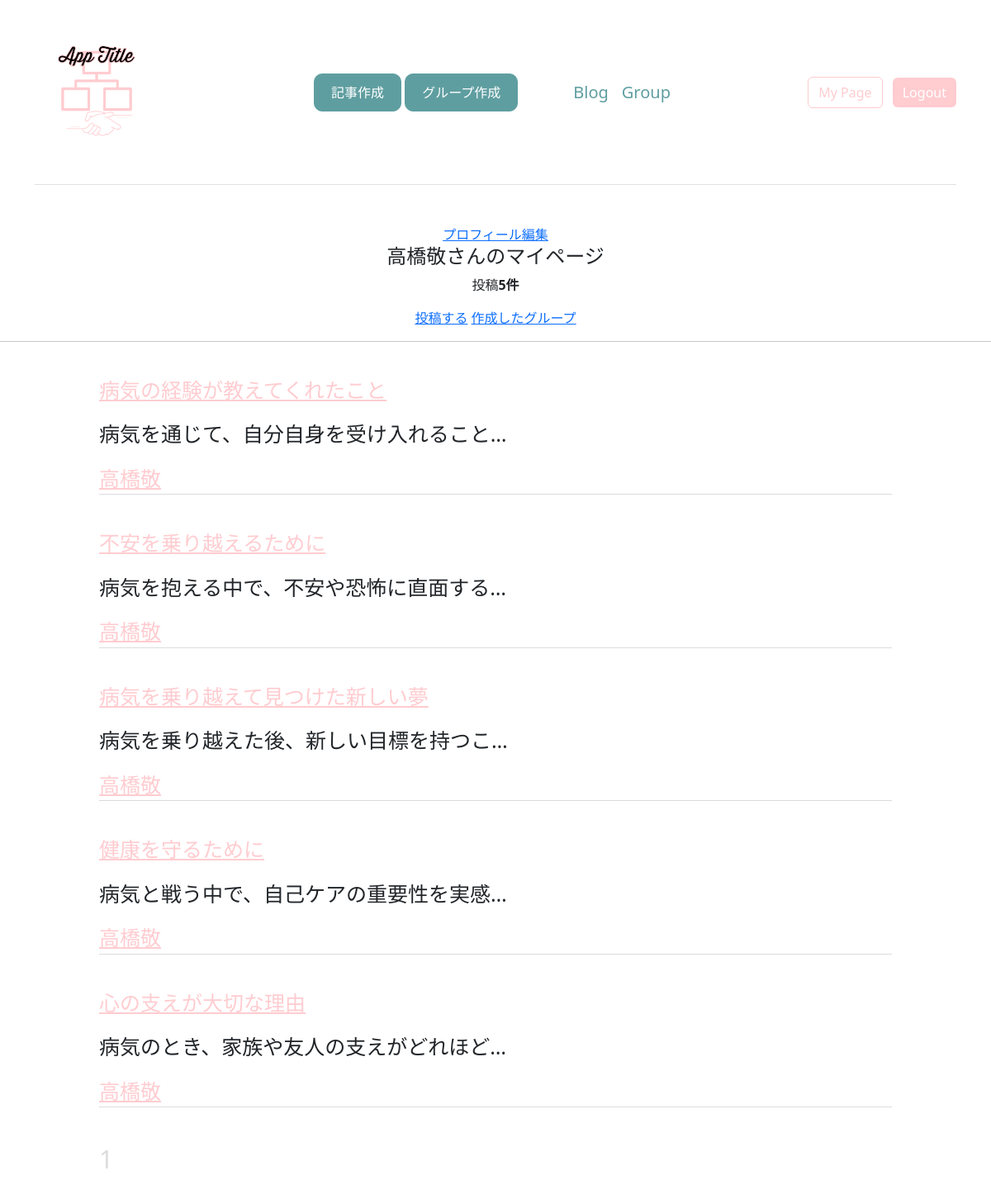
Screenshot of /mypage/ (signed in) with the database file from the repository.
### blogapp/models.py (models this page shows, shortened)
class CustomUser(AbstractUser):
    profile = models.TextField(blank=True, null=True)

class Post(models.Model):
    title = models.CharField(verbose_name='タイトル',max_length=50)
    text = models.TextField(
        verbose_name='本文',
    )
    image1 = models.ImageField(
        verbose_name='イメージ1',
        upload_to='photos',
        blank=True,
        null=True
    )
    user = models.ForeignKey(
        CustomUser,
        verbose_name='ユーザー',
        on_delete=models.CASCADE
    )
    posted_at = models.DateTimeField(
        verbose_name='投稿日時',
        auto_now_add=True
    )

### blogapp/views.py (the view)
# urls.py: path('mypage/',views.MypageView.as_view(), name='mypage'),
class MypageView(ListView):
    template_name='mypage.html'
    paginate_by = 10
    def get_queryset(self):
        queryset = Post.objects.filter(user=self.request.user).order_by('-posted_at')
        return queryset

### blogapp/templates/mypage.html (shortened to what this page needs)
{% extends 'base.html' %}
{% block contents %}
{% if user.is_authenticated %}
<br>
<div style="text-align: center;">
    <a href="{% url 'blogapp:edit_profile' %}">プロフィール編集</a>
    <h4>{{user.username}}さんのマイページ</h4>
    {% if object_list.count == 0 %}
    <p>{{user.username}}さんの投稿はありません</p>
    {% else %}
    <p>投稿<strong>{{object_list.count}}件</strong></p>
    {% endif %}
    <a href="{% url 'blogapp:create_post' %}">投稿する</a>
    <a href="{% url 'blogapp:mypage-group' %}">作成したグループ</a>
</div>
<hr>
{% endif %}
{% for record in object_list %}
<div class="post-list-wrap">
    <div class="post-item">
        <p class="title"><a href="{% url 'blogapp:post_detail' record.pk %}">{{record.title}}</a></p>
        <p class="text">{{record.text|truncatechars:20}}</p>
        <a href="{% url 'blogapp:edit_post' post_id=record.pk %}">{{record.user.username}}</a>
    </div>
</div>
{% endfor %}
<div class="pagination">
    <span class="step-links">
        {% for num in page_obj.paginator.page_range %}
        {% if page_obj.number == num %}
        <span class="current">{{ num }}</span>
        {% else %}
        <a href="?page={{ num }}">{{ num }}</a>
        {% endif %}
        {% endfor %}
    </span>
</div>
{% endblock %}

### static/css/style.css (style rules this page uses)
.post-list-wrap { width: 80%; margin: 40px auto; background-color: white; }
.post-list-wrap .title { font-size: 25px; }
.post-item { border-bottom: solid 1px gainsboro; }
.post-item a { color: #ffccd0; }
.pagination { width: 80%; margin: 20px auto; padding-bottom: 50px; }
.step-links, .step-links a { font-size: 30px; color: #ffccd0; }
.current { color: gainsboro; }
.post-item { font-size: 25px; }

### static/css/sign-in.css (style rules this page uses)
html, body { height: 100%; }

### rows the page displays
CustomUser: username "高橋敬"
Post: title "病気の経験が教えてくれたこと", text "病気を通じて、自分自身を受け入れること…", user.username "高橋敬"
Post: title "不安を乗り越えるために", text "病気を抱える中で、不安や恐怖に直面する…", user.username "高橋敬"
Post: title "病気を乗り越えて見つけた新しい夢", text "病気を乗り越えた後、新しい目標を持つこ…", user.username "高橋敬"
Post: title "健康を守るために", text "病気と戦う中で、自己ケアの重要性を実感…", user.username "高橋敬"
Post: title "心の支えが大切な理由", text "病気のとき、家族や友人の支えがどれほど…", user.username "高橋敬"

### other values shown
{{ object_list.count }} "5"
{{ num }} "1"
